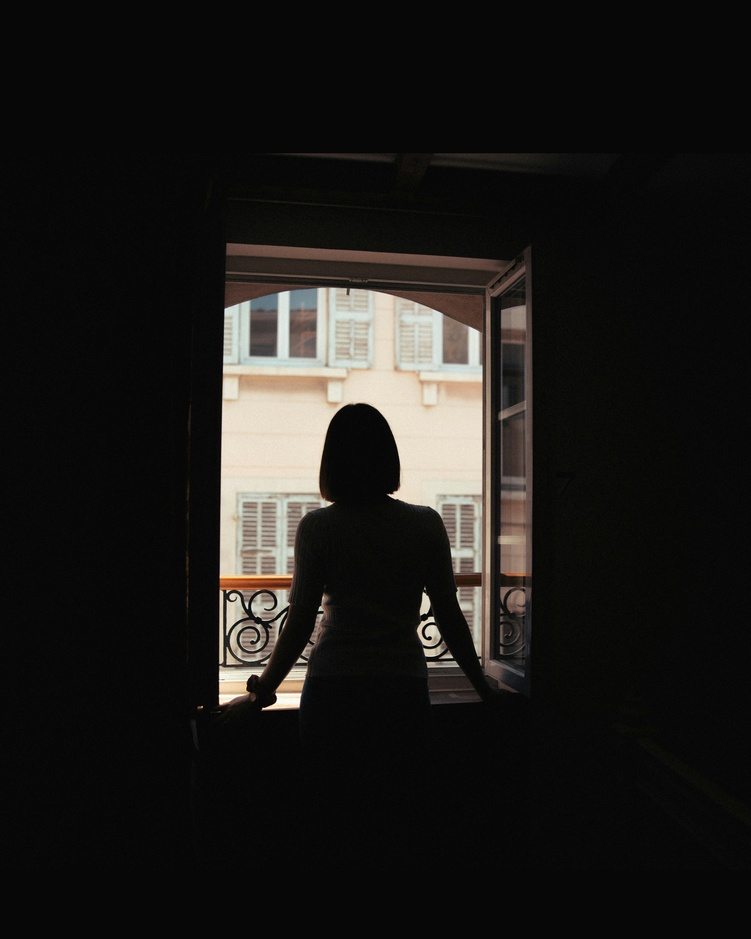
#> input picture assets/woman.jpg, 751 x 939 px, shrunk from 4693 x 5867 before the run, found by its file name
$ python q4_otsu_equalization.py
#> lines starting #> are read from the running program, lines starting #| are printed output that depends on the picture; after the words box and inside, x2 and y2 are one past the last pixel; in counts of white or black regions, pixels touching at a corner belong together
import numpy as np
import matplotlib.pyplot as plt
import matplotlib.gridspec as gridspec
import cv2

# Load & convert to grayscale
img_bgr  = cv2.imread("assets/woman.jpg")
#> img_bgr is the input picture: shape (939, 751, 3); mean B, G, R 25.1, 27.4, 29
img_rgb  = cv2.cvtColor(img_bgr, cv2.COLOR_BGR2RGB)
img_gray = cv2.cvtColor(img_bgr, cv2.COLOR_BGR2GRAY)   # uint8 [0, 255]
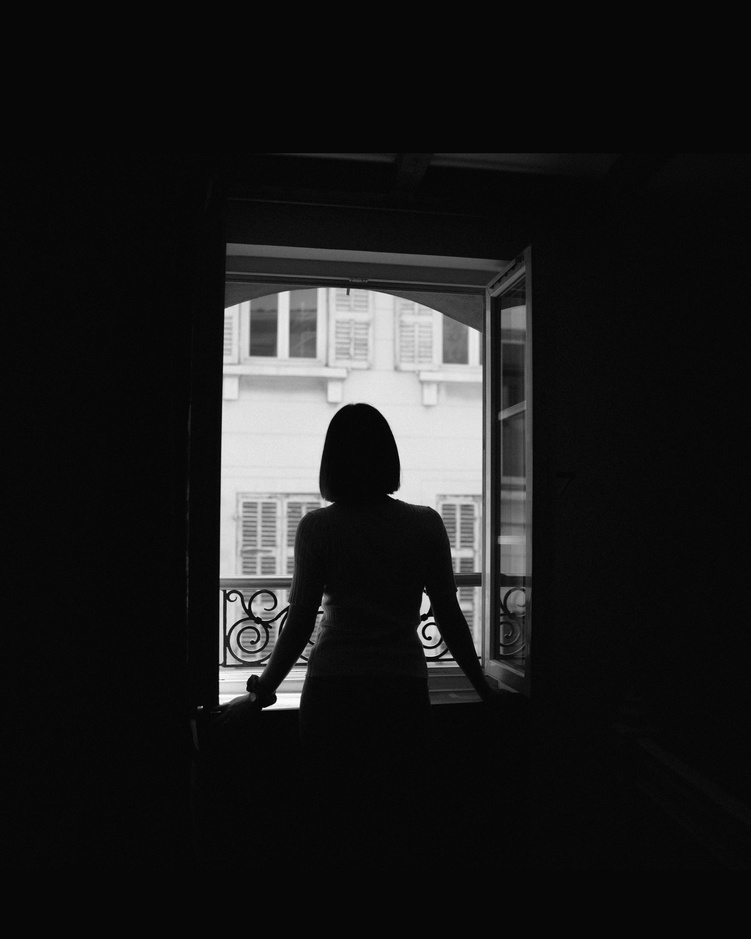
#> img_gray: shape (939, 751); min 0, max 254, mean 27.6

print(f"Image shape (color)     : {img_rgb.shape}")
#| Image shape (color)     : (939, 751, 3)
print(f"Image shape (grayscale) : {img_gray.shape}")
#| Image shape (grayscale) : (939, 751)

# (a) Otsu Thresholding
thresh_val, binary_mask = cv2.threshold(
    img_gray, 0, 255,
    cv2.THRESH_BINARY + cv2.THRESH_OTSU
)
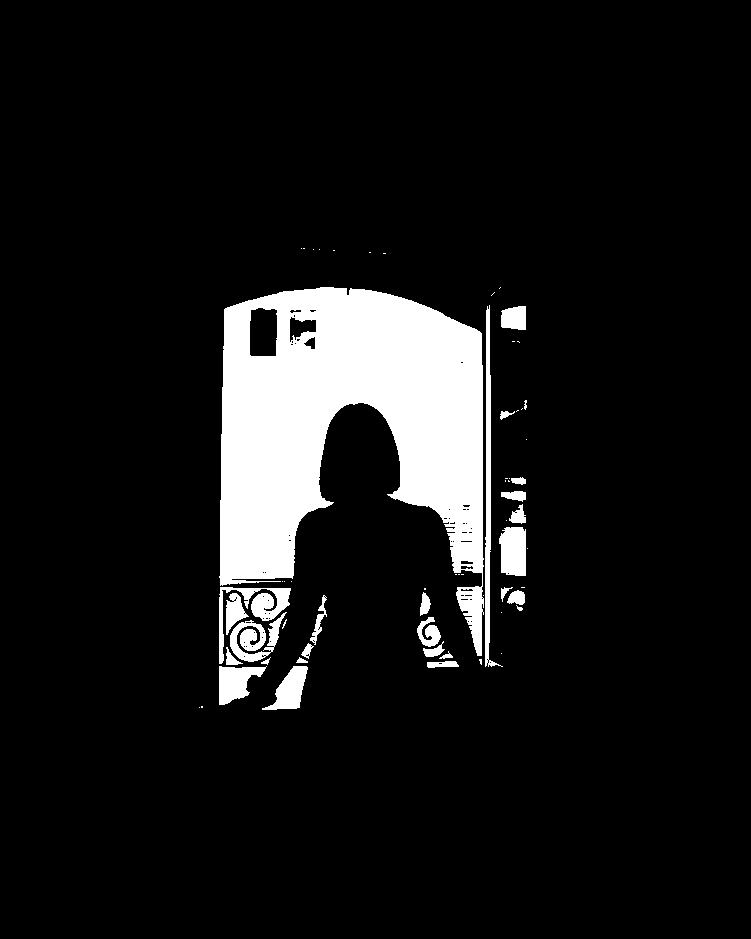
#> binary_mask: shape (939, 751); 9.3% white; 62 white regions (35 under 20 px), largest, box (x1, y1, x2, y2) and area: (219, 287, 484, 656) 54243, (485, 305, 503, 667) 1746, (219, 587, 291, 664) 1398
#> thresh_val = 101

print(f"\nOtsu threshold value    : {thresh_val:.0f}  (out of 255)")
#| Otsu threshold value    : 101  (out of 255)

# foreground_mask: True where pixel is foreground
foreground_mask = binary_mask == 255
background_mask = binary_mask == 0
#> background_mask: shape (939, 751) bool; 90.7% white; 62 black regions (35 under 20 px)

print(f"Foreground pixels       : {foreground_mask.sum():,}  "
      f"({100*foreground_mask.mean():.1f}%)")
#| Foreground pixels       : 65,406  (9.3%)
print(f"Background pixels       : {background_mask.sum():,}  "
      f"({100*background_mask.mean():.1f}%)")
#| Background pixels       : 639,783  (90.7%)


# (b) Histogram Equalization on Foreground ONLY
def equalize_histogram(image):
    """Same custom implementation from Q3."""
    hist   = np.zeros(256, dtype=np.int64)
    for v in image.ravel():
        hist[v] += 1
#> this loop made 65406 passes
#> v on passes 1 to 3: 102, 103, 103
#> after the loop, hist = 256 values, max 3582 at index 224, min 0 at index 0, mean 255.5
    pdf        = hist / image.size
#> pdf = 256 values, max 0.0548 at index 224, min 0 at index 0, mean 0.00391
    cdf        = np.cumsum(pdf)
#> cdf = 256 values from 0 to 1
    cdf_mapped = np.round(cdf * 255).astype(np.uint8)
#> cdf_mapped = 256 values from 0 to 255
    return cdf_mapped[image], hist, cdf_mapped


# Extract foreground pixels, equalize them, put back
fg_pixels        = img_gray[foreground_mask]          # 1-D array of fg pixels
fg_equalized, fg_hist_orig, fg_lut = equalize_histogram(fg_pixels.reshape(-1, 1))
#> fg_hist_orig has the same summary as hist in equalize_histogram; fg_lut = 256 values from 0 to 255
fg_equalized     = fg_equalized.ravel()               # back to 1-D

# Build output image: equalized foreground, original background
result = img_gray.copy()
result[foreground_mask] = fg_equalized
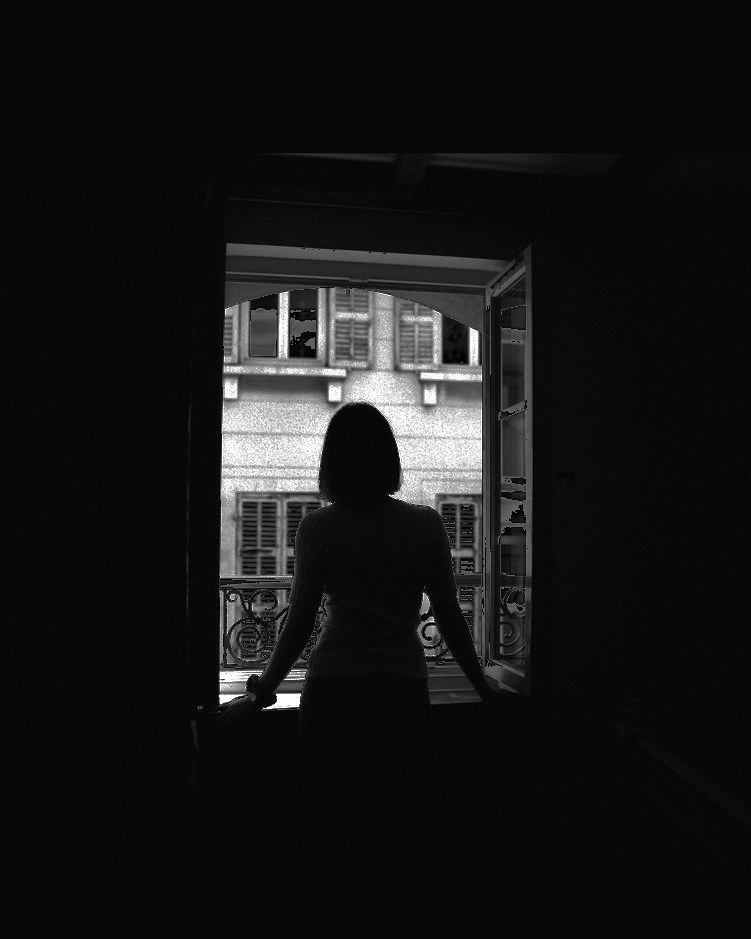
#> result: shape (939, 751); 9.27% of pixels changed, all inside (x1, y1, x2, y2) = (199, 248, 528, 710)

print(f"\nForeground pixel range (before): [{fg_pixels.min()}, {fg_pixels.max()}]")
#| Foreground pixel range (before): [102, 254]
print(f"Foreground pixel range (after) : [{fg_equalized.min()}, {fg_equalized.max()}]")
#| Foreground pixel range (after) : [1, 255]

# FIGURE 1 — Main results
fig = plt.figure(figsize=(16, 12))
fig.suptitle("Q4 — Otsu Thresholding & Foreground Histogram Equalization",
             fontsize=13, fontweight="bold")

gs = gridspec.GridSpec(3, 4, figure=fig, hspace=0.5, wspace=0.35)

# Row 0: Images
panels = [
    (img_gray,     "Grayscale original",             "gray"),
    (binary_mask,  f"Otsu binary mask\nthreshold = {thresh_val:.0f}", "gray"),
    (result,       "Foreground equalized\n(background unchanged)", "gray"),
]
for col, (im, title, cmap) in enumerate(panels):
    ax = fig.add_subplot(gs[0, col])
    ax.imshow(im, cmap=cmap, vmin=0, vmax=255)
    ax.set_title(title, fontsize=9)
    ax.axis("off")
#> this loop made 3 passes
#> title on pass 1: 'Grayscale original'

# Overlay: show mask boundary on original
overlay = img_rgb.copy()
contours, _ = cv2.findContours(binary_mask, cv2.RETR_EXTERNAL, cv2.CHAIN_APPROX_SIMPLE)
#> contours = 62 contours, 38 with area under 20; largest, box (x1, y1, x2, y2) and area: (219, 287, 484, 656) 55278, (485, 305, 503, 667) 1371, (219, 587, 291, 664) 1188, (499, 527, 526, 576) 1111, (230, 612, 287, 662) 1072
cv2.drawContours(overlay, contours, -1, (0, 200, 100), 2)
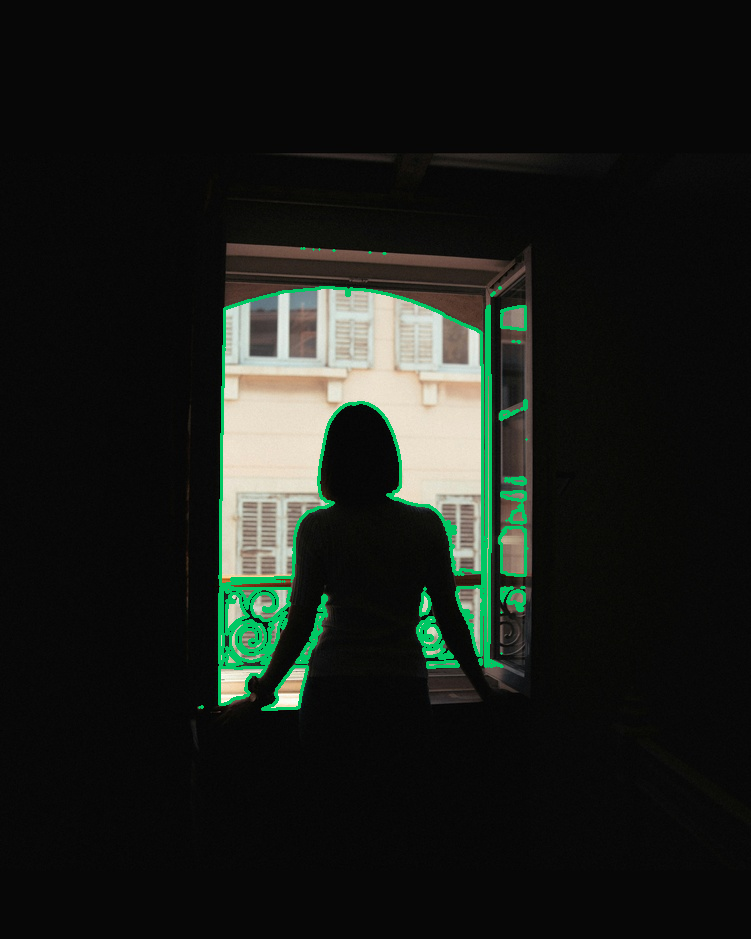
#> overlay: shape (939, 751, 3); mean R, G, B 26, 29.2, 25
ax_ov = fig.add_subplot(gs[0, 3])
ax_ov.imshow(overlay)
ax_ov.set_title("Foreground boundary\n(green contour)", fontsize=9)
ax_ov.axis("off")

# Row 1: Histograms of full grayscale image
hist_gray, _   = np.histogram(img_gray.ravel(),  bins=256, range=(0, 255))
#> hist_gray = 256 values, max 272135 at index 7, min 0 at index 255, mean 2754.6
hist_result, _ = np.histogram(result.ravel(),    bins=256, range=(0, 255))
#> hist_result = 256 values, max 272438 at index 7, min 0 at index 102, mean 2754.6
hist_fg_eq, _  = np.histogram(fg_equalized,      bins=256, range=(0, 255))
#> hist_fg_eq = 256 values, max 3582 at index 217, min 0 at index 0, mean 255.5

for col, (h, title, color) in enumerate([
    (hist_gray,   "Histogram — grayscale original",   "#444444"),
    (hist_fg_eq,  "Histogram — foreground pixels\n(after equalization)", "#185FA5"),
    (hist_result, "Histogram — full result image",    "#0F6E56"),
]):
    ax = fig.add_subplot(gs[1, col])
    ax.bar(range(256), h, width=1.0, color=color, alpha=0.85)
    ax.set_title(title, fontsize=8)
    ax.set_xlabel("Intensity", fontsize=7)
    ax.set_ylabel("Count", fontsize=7)
    ax.tick_params(labelsize=6)
#> this loop made 3 passes
#> (title, color) on passes 1, 3: ('Histogram — grayscale original', '#444444'), ('Histogram — full result image', '#0F6E56')
#> color on pass 2: '#185FA5'

# Otsu threshold line on original histogram
ax_ot = fig.add_subplot(gs[1, 3])
ax_ot.bar(range(256), hist_gray, width=1.0, color="#444444", alpha=0.7)
ax_ot.axvline(thresh_val, color="#E24B4A", linewidth=2,
              label=f"Otsu threshold = {thresh_val:.0f}")
ax_ot.set_title("Otsu threshold on histogram", fontsize=8)
ax_ot.set_xlabel("Intensity", fontsize=7)
ax_ot.set_ylabel("Count", fontsize=7)
ax_ot.legend(fontsize=7)
ax_ot.tick_params(labelsize=6)

# Row 2: Side-by-side zoom crop to reveal hidden features
# Crop the interior room / window area where detail is hidden
H, W    = img_gray.shape
#> H = 939; W = 751
r1, r2  = int(H * 0.15), int(H * 0.75)
#> r1 = 140; r2 = 704
c1, c2  = int(W * 0.25), int(W * 0.85)
#> c1 = 187; c2 = 638

crop_orig   = img_gray[r1:r2, c1:c2]
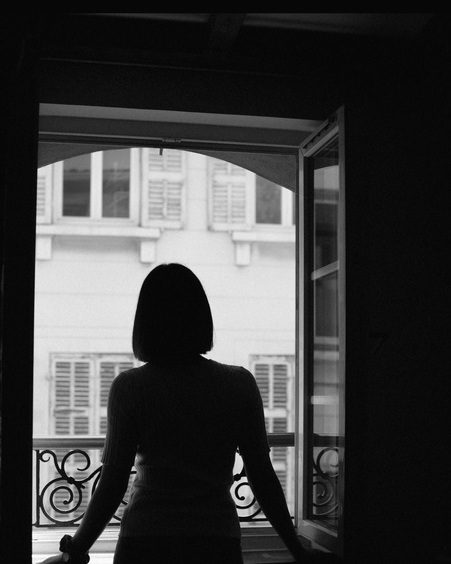
#> crop_orig: shape (564, 451); min 0, max 254, mean 63.1
crop_result = result[r1:r2, c1:c2]
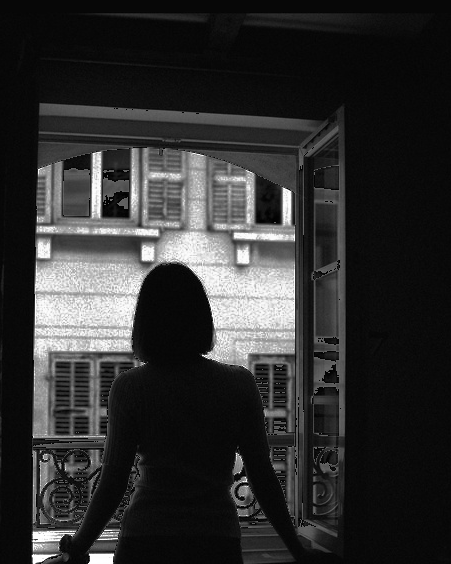
#> crop_result: shape (564, 451); min 0, max 255, mean 47.2

ax_co = fig.add_subplot(gs[2, 0:2])
ax_co.imshow(crop_orig, cmap="gray", vmin=0, vmax=255)
ax_co.set_title("Cropped region — original\n(detail hidden in shadows/highlights)", fontsize=9)
ax_co.axis("off")

ax_cr = fig.add_subplot(gs[2, 2:4])
ax_cr.imshow(crop_result, cmap="gray", vmin=0, vmax=255)
ax_cr.set_title("Cropped region — after foreground equalization\n(hidden detail revealed)", fontsize=9)
ax_cr.axis("off")

plt.savefig("Q4_Otsu_Equalization/outputs/q4_output.png", dpi=150, bbox_inches="tight")
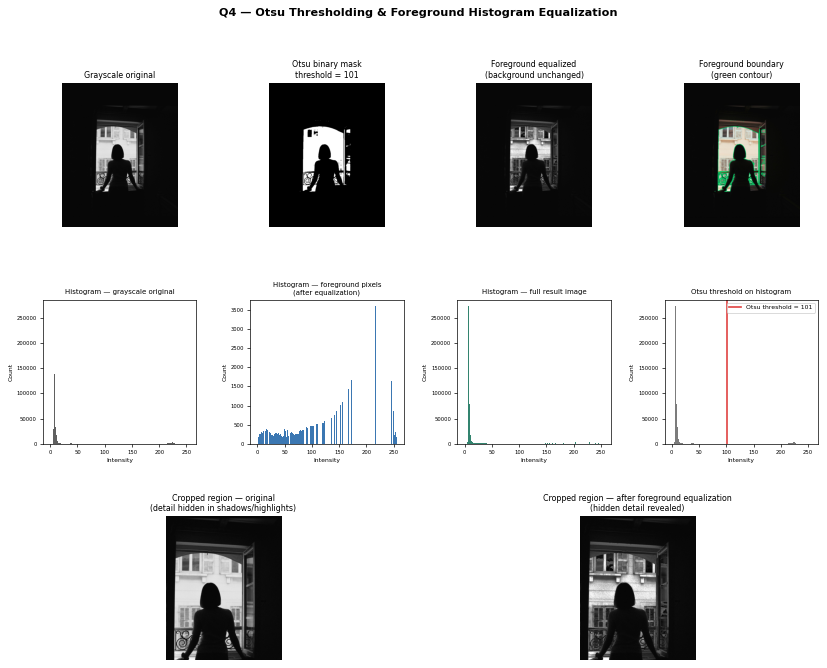
#> figure drawn by matplotlib, 10 panels; panel 5: tallest bar 272135 high, from x = 6.5 to 7.5; panel 6: tallest bar 3582 high, from x = 216.5 to 217.5; panel 7: tallest bar 272438 high, from x = 6.5 to 7.5; panel 8: tallest bar 272135 high, from x = 6.5 to 7.5
print("Saved -> q4_output.png")
plt.show()


# FIGURE 2 — Before / After comparison (clean, report-ready)
fig2, axes = plt.subplots(1, 2, figsize=(12, 6))
fig2.suptitle("Q4 — Before vs After Foreground Equalization", fontsize=12, fontweight="bold")

axes[0].imshow(img_gray, cmap="gray", vmin=0, vmax=255)
axes[0].set_title("Original grayscale", fontsize=11)
axes[0].axis("off")

axes[1].imshow(result, cmap="gray", vmin=0, vmax=255)
axes[1].set_title(f"Foreground equalized\n(Otsu threshold = {thresh_val:.0f})", fontsize=11)
axes[1].axis("off")

plt.tight_layout()
plt.savefig("Q4_Otsu_Equalization/outputs/q4_before_after.png", dpi=150, bbox_inches="tight")
print("Saved -> q4_before_after.png")
plt.show()
